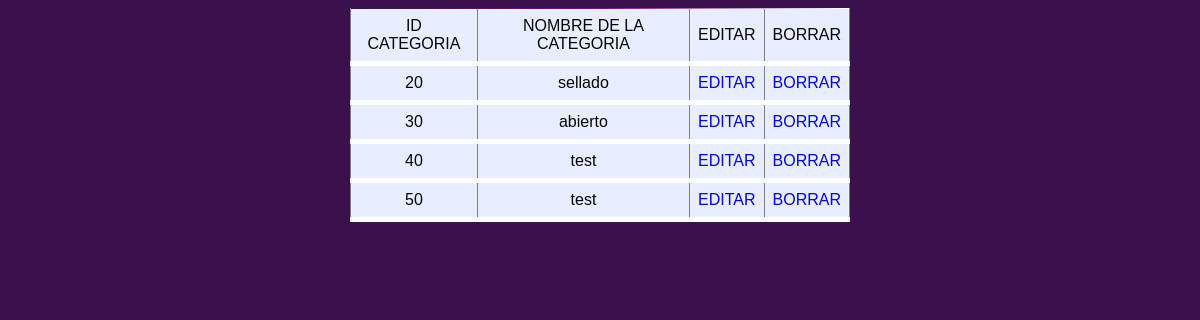
The app's page /admin/categoria/categoria.php (signed in) with its own data.
### tables this page shows
CREATE TABLE `categoria` (
  `id_Cat` varchar(15) NOT NULL,
  `nombre_Cat` varchar(30) NOT NULL
);

### admin/categoria/categoria.php (the view, shortened to what this page needs)
<!DOCTYPE html>
<html lang="en">
<head>
    <link rel="stylesheet" href="../../css/style1.css" />
</head>
<body>
<?php
$db_host="localhost";
$db_nombre="tienda";
$db_usuario="root";
$db_contra="antares13659";
$conexion= mysqli_connect($db_host, $db_usuario, $db_contra, $db_nombre);
$consulta="select * from categoria";
$resultado= mysqli_query($conexion, $consulta);
echo "<table border=1 align='center'>";
          echo "<tr>
                    <td> ID CATEGORIA </td>
                    <td>  NOMBRE DE LA CATEGORIA </td>
                    <td>  EDITAR </td>
                    <td>  BORRAR </td>
                </tr>";
    while($row = mysqli_fetch_array($resultado)){
        echo "<tr>
                <td>" .$row['id_Cat'] ."</td>
                <td>" .$row['nombre_Cat'] ."</td>
                <td>" . '<a href="actualizar2.php?ced='.$row['id_Cat'] . '"> EDITAR</a>'."</td>
                <td>" . '<a href="borrar2.php?ced='.$row['id_Cat'] . '"> BORRAR</a>'."</td>
              </tr>";
    }
    echo "</table>";
?>
</body>
</html>

### css/style1.css (style rules this page uses)
body { background: #3a114c; }
table { font-family: Arial, Helvetica, sans-serif; font-size: 16px; margin:auto; width: 500px; text-align: center; border-collapse: collapse; background-image: linear-gradient(to right,#3a114c,#760c94,#ffffff); }
td { padding: 8px; background: #e8edff; border-bottom: 5px solid #fff; color: rgb(5, 5, 5); border-top: 1px solid transparent; }
a , a:visited, a:active, a:hover { color:#0000ff !important; text-decoration: none; }

### records on screen
categoria: id_Cat "20", nombre_Cat "sellado"
categoria: id_Cat "30", nombre_Cat "abierto"
categoria: id_Cat "40", nombre_Cat "test"
categoria: id_Cat "50", nombre_Cat "test"
